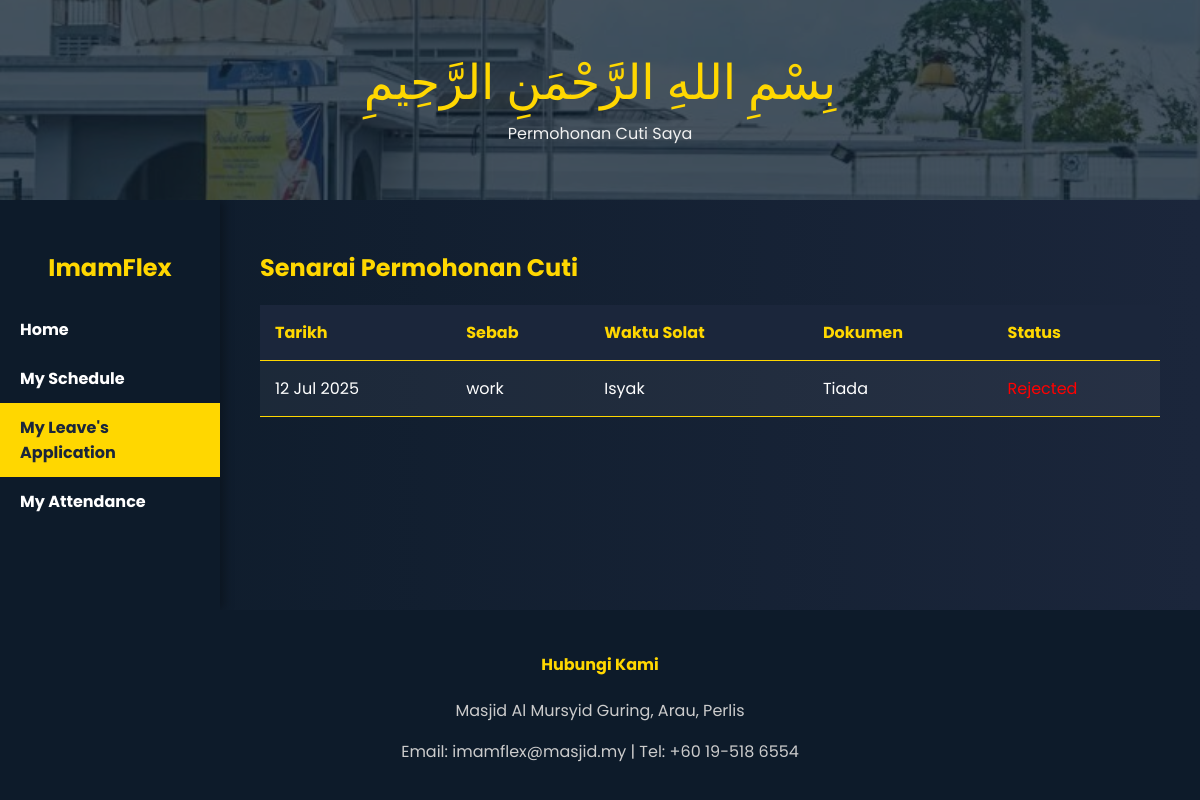
The page /permohonan-cuti/ (signed in) on the database its author committed.
### ImamFlex/models.py (models this page shows)
class LeaveRequest(models.Model):
    request_id = models.AutoField(primary_key=True)
    role_type = models.CharField(max_length=20, choices=ROLE_CHOICES)
    role_id = models.CharField(max_length=10)
    start_date = models.DateField()
    end_date = models.DateField()
    reason = models.TextField()
    approval_status = models.CharField(max_length=20, choices=APPROVAL_CHOICES, default='Pending')
    supporting_document = models.FileField(upload_to='leave_docs/', null=True, blank=True)
    prayer_time = models.CharField(max_length=20, null=True, blank=True)

### ImamFlex/views.py (the view)
# urls.py: path('permohonan-cuti/', views.imam_leave_history, name='imam_leave_history'),
def imam_leave_history(request):
    imam_id = request.session.get('user_id')
    if not imam_id:
        return redirect('login')
    leave_requests = LeaveRequest.objects.filter(role_type='Imam', role_id=imam_id).order_by('-start_date')
    return render(request, 'imam/imamLeave.html', {
        'leave_requests': leave_requests
    })

### ImamFlex/templates/imam/imamLeave.html (shortened to what this page needs)
{% load static %}
<!DOCTYPE html>
<html lang="en">
<head>
  <link rel="stylesheet" href="https://cdnjs.cloudflare.com/ajax/libs/font-awesome/5.15.4/css/all.min.css">
</head>
<body>
<div class="header-img">
  <div>
    <div class="bismillah">بِسْمِ اللهِ الرَّحْمَنِ الرَّحِيمِ</div>
    <div class="tagline">Permohonan Cuti Saya</div>
  </div>
</div>
<div class="main-wrapper">
  <div class="sidebar">
    <h2>ImamFlex</h2>
    <a href="{% url 'imamDash' %}">Home</a>
    <a href="{% url 'imam_schedule_side' %}">My Schedule</a>
    <a href="{% url 'imam_leave_history' %}" class="active">My Leave's Application</a>
    <a href="{% url 'imam_attendance' %}">My Attendance</a>
  </div>
  <div class="content">
    <h2>Senarai Permohonan Cuti</h2>
    {% if leave_requests %}
    <table>
      <thead>
        <tr>
          <th>Tarikh</th>
          <th>Sebab</th>
          <th>Waktu Solat</th>
          <th>Dokumen</th>
          <th>Status</th>
        </tr>
      </thead>
      <tbody>
        {% for leave in leave_requests %}
        <tr>
          <td>{{ leave.start_date|date:"d M Y" }}</td>
          <td>{{ leave.reason }}</td>
          <td>{{ leave.prayer_time}}</td>
          <td>
            {% if leave.supporting_document %}
              <a href="{{ leave.supporting_document.url }}" target="_blank">Lihat Fail</a>
            {% else %}
              Tiada
            {% endif %}
          </td>
          <td class="status-{{ leave.approval_status|lower }}">{{ leave.approval_status }}</td>
        </tr>
        {% endfor %}
      </tbody>
    </table>
    {% else %}
      <p>Tiada permohonan cuti direkodkan setakat ini.</p>
    {% endif %}
  </div>
</div>
<div class="footer">
  <h4>Hubungi Kami</h4>
  <p>Masjid Al Mursyid Guring, Arau, Perlis</p>
  <p>Email: imamflex@masjid.my | Tel: +60 19-518 6554</p>
</div>
</body>
</html>

### rows shown on the page
LeaveRequest: start_date "12 Jul 2025", reason "work", prayer_time "Isyak", supporting_document "Tiada", approval_status "Rejected"
